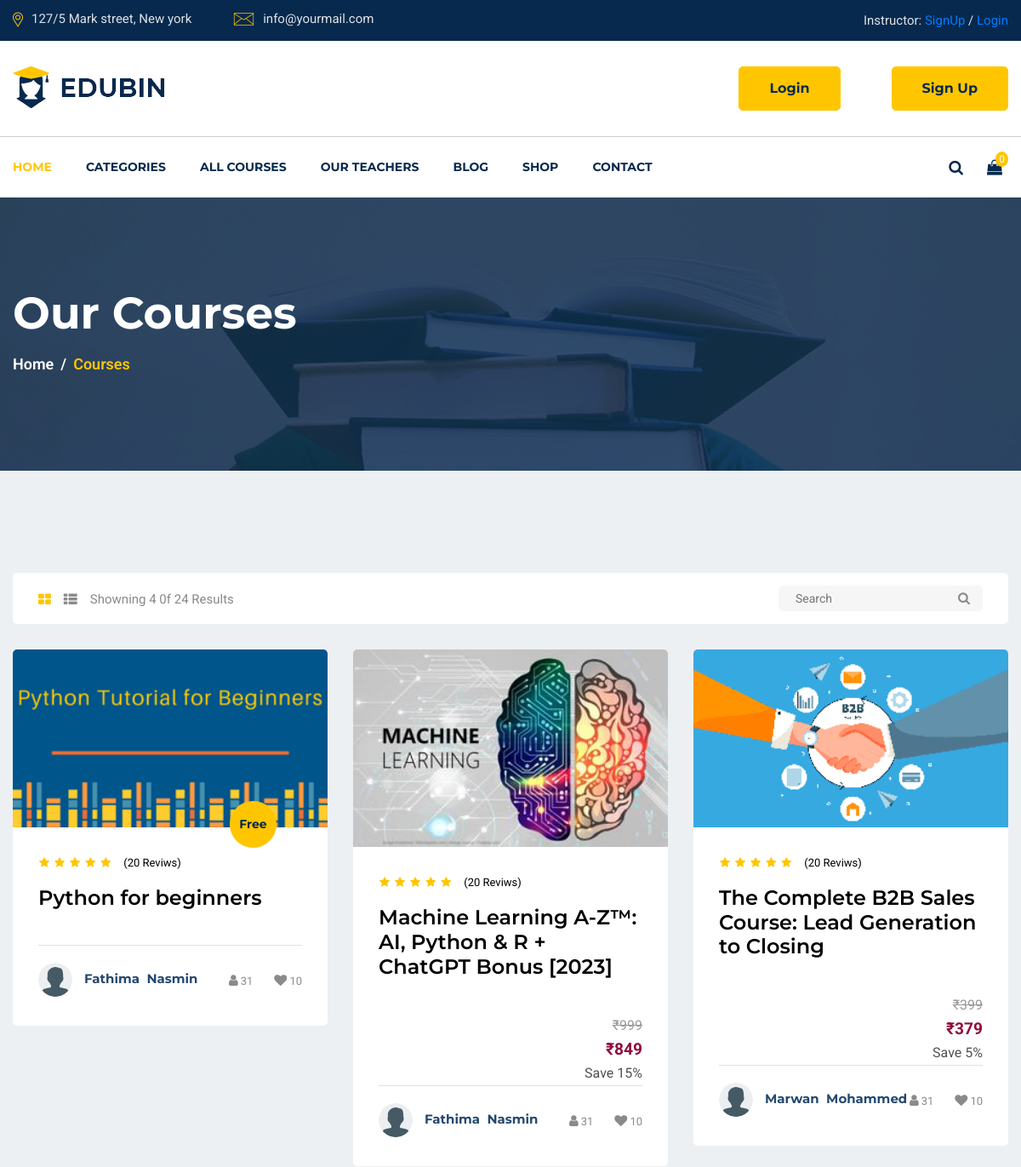
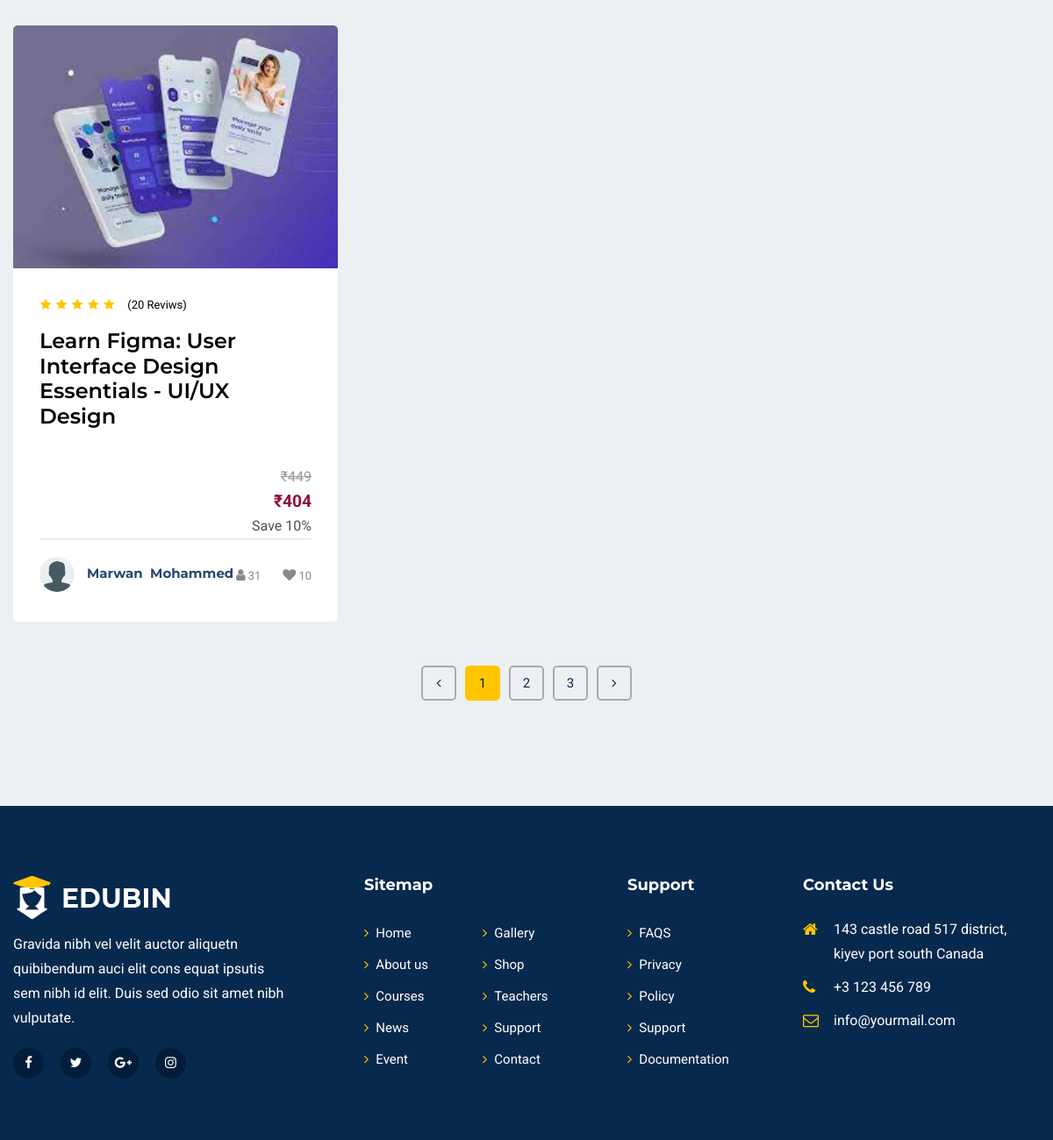
/course-lists/, run on the app's committed database (2 pictures, top to bottom).
### lms_main/models.py (models this page shows, shortened)
class Course(models.Model):
    STATUS = (
        ('PUBLISH', 'PUBLISH'),
        ('DRAFT', 'DRAFT'),
    )
    title = models.CharField(max_length=300)
    description = models.TextField()
    created_at = models.DateField(auto_now_add=True)
    featured_image = models.ImageField(
        upload_to='course/featured_images/', null=True)
    price = models.IntegerField(null=True, default=0)
    discount = models.IntegerField(null=True, blank=True)
    slug = models.SlugField(unique=True, null=True,
                            blank=True, max_length=300)
    status = models.CharField(choices=STATUS, max_length=100, null=True)
    author = models.ForeignKey(user_model.Instructor, on_delete=models.CASCADE)
    category = models.ForeignKey(
        lms_main_model.Category, on_delete=models.CASCADE)
    level = models.ForeignKey(lms_main_model.Level, on_delete=models.CASCADE)

### user/models.py (models this page shows, shortened)
class Instructor(models.Model):
    instructor = models.OneToOneField(
        User, on_delete=models.CASCADE, primary_key=True)
    profile_image = models.ImageField(
        null=True, blank=True, upload_to="profile_pictures/instructor/")
    about_me = models.TextField(null=True, blank=True)
    designation = models.CharField(null=True, blank=True, max_length=100)
    @property
    def profile_image_url(self):
        if self.profile_image and hasattr(self.profile_image, 'url'):
            return self.profile_image.url
        else:
            return "/static/images/profile/user.png"

class User(AbstractUser):
    username = models.CharField(_("Username"), max_length=150)
    email = models.EmailField(_("email address"), unique=True)
    USERNAME_FIELD = "email"
    REQUIRED_FIELDS = []
    objects = CustomUserManager()

### lms_main/views.py (the view)
# urls.py: path('course-lists/', lms_main_view.course_lists, name='course-lists'),
def course_lists(request):
    categories = models.Category.objects.all()
    all_courses = models.Course.objects.filter(status='PUBLISH').all()
    context = {
        'categories': categories,
        'courses': all_courses,
    }
    return render(request, 'lms_main/course_lists.html', context)

### lms_main/templatetags/course_tags.py (called while the page is built)
@register.simple_tag
def discount_calculation(price, discount):
    if discount is None or discount == 0:
        return price
    sell_price = price
    sell_price = price - (price * discount / 100)
    return math.floor(sell_price)

### lms_main/templates/lms_main/course_lists.html (shortened to what this page needs)
{% extends 'lms_main/base.html' %}
{% load static %}
{% load course_tags %}
{% block navbar %}
{% include 'lms_main/components/navbar.html' %}
{% endblock %}
{% block main %}
<section id="page-banner" class="pt-105 pb-110 bg_cover" data-overlay="8"
    style="background-image: url('{% static 'images/page-banner-2.jpg' %}')">
    <div class="container">
        <div class="row">
            <div class="col-lg-12">
                <div class="page-banner-cont">
                    <h2>Our Courses</h2>
                    <nav aria-label="breadcrumb">
                        <ol class="breadcrumb">
                            <li class="breadcrumb-item"><a href="#">Home</a></li>
                            <li class="breadcrumb-item active" aria-current="page">Courses</li>
                        </ol>
                    </nav>
                </div>
            </div>
        </div>
    </div>
</section>
<section id="courses-part" class="pt-120 pb-120 gray-bg">
    <div class="container">
        <div class="row">
            <div class="col-lg-12">
                <div class="courses-top-search">
                    <ul class="nav float-left" id="myTab" role="tablist">
                        <li class="nav-item">
                            <a class="active" id="courses-grid-tab" data-toggle="tab" href="#courses-grid" role="tab"
                                aria-controls="courses-grid" aria-selected="true"><i class="fa fa-th-large"></i></a>
                        </li>
                        <li class="nav-item">
                            <a id="courses-list-tab" data-toggle="tab" href="#courses-list" role="tab"
                                aria-controls="courses-list" aria-selected="false"><i class="fa fa-th-list"></i></a>
                        </li>
                        <li class="nav-item">Showning 4 0f 24 Results</li>
                    </ul>
                    <div class="courses-search float-right">
                        <form action="{% url 'lms_main:search' %}" method="GET">
                            <input type="text" placeholder="Search" name="query" id="query">
                            <button type="submit"><i class="fa fa-search"></i></button>
                        </form>
                    </div>
                </div>
            </div>
        </div>
        <div class="tab-content" id="myTabContent">
            <div class="tab-pane fade show active" id="courses-grid" role="tabpanel" aria-labelledby="courses-grid-tab">
                <div class="row">
                    {% for course in courses %}
                    <div class="col-lg-4 col-md-6">
                        <div class="singel-course mt-30">
                            <div class="thum">
                                <div class="image">
                                    <img src="{{ course.featured_image.url }}" alt="Course">
                                </div>
                                <div class="price">
                                   {% if course.price == 0 %}
                                    <span>Free</span>
                                    {% endif %}
                                </div>
                            </div>
                            <div class="cont">
                                <ul>
                                    <li><i class="fa fa-star"></i></li>
                                    <li><i class="fa fa-star"></i></li>
                                    <li><i class="fa fa-star"></i></li>
                                    <li><i class="fa fa-star"></i></li>
                                    <li><i class="fa fa-star"></i></li>
                                </ul>
                                <span>(20 Reviws)</span>
                                <a href="{% url 'lms_main:single-course' course.slug %}">
                                    <h4>{{ course.title }}</h4>
                                </a>
                                {% if course.price != 0 %}
                                <div class="discount-container">
                                    <p class="old-price">&#8377;{{ course.price }}</p>
                                    <p class="new-price">&#8377;{% discount_calculation course.price course.discount %}</p>
                                    <p>Save {{course.discount}}%</p>
                                </div>
                                {% endif %}
                                <div class="course-teacher">
                                    <div class="thum">
                                        <a href="#"><img src="{{ course.author.profile_image_url }}" alt="Instructor" class="rounded-circle">
                                    </a>
                                    </div>
                                    <div class="name">
                                        <a href="#">
                                            <h6>{{ course.author.instructor.first_name }}&nbsp; {{ course.author.instructor.last_name }}</h6>
                                        </a>
                                    </div>
                                    <div class="admin">
                                        <ul>
                                            <li><a href="#"><i class="fa fa-user"></i><span>31</span></a></li>
                                            <li><a href="#"><i class="fa fa-heart"></i><span>10</span></a></li>
                                        </ul>
                                    </div>
                                </div>
                            </div>
                        </div>
                    </div>
                    {% endfor %}
                </div>
            </div>
        </div>
        <div class="row">
            <div class="col-lg-12">
                <nav class="courses-pagination mt-50">
                    <ul class="pagination justify-content-center">
                        <li class="page-item">
                            <a href="#" aria-label="Previous">
                                <i class="fa fa-angle-left"></i>
                            </a>
                        </li>
                        <li class="page-item"><a class="active" href="#">1</a></li>
                        <li class="page-item"><a href="#">2</a></li>
                        <li class="page-item"><a href="#">3</a></li>
                        <li class="page-item">
                            <a href="#" aria-label="Next">
                                <i class="fa fa-angle-right"></i>
                            </a>
                        </li>
                    </ul>
                </nav>
            </div>
        </div>
    </div>
</section>
{% include 'lms_main/components/footer.html' %}
{% endblock %}

### static/css/default.css (style rules this page uses)
.mt-30 { margin-top: 30px; }
.mt-50 { margin-top: 50px; }
.pt-105 { padding-top: 105px; }
.pt-120 { padding-top: 120px; }
.pb-110 { padding-bottom: 110px; }
.pb-120 { padding-bottom: 120px; }
.gray-bg { background: #edf0f2; }
[data-overlay] { position: relative; }
[data-overlay]::before { background: #07294d none repeat scroll 0 0; content: ""; height: 100%; left: 0; position: absolute; top: 0; width: 100%; z-index: 1; }
[data-overlay="8"]::before { opacity: 0.8; }

### data on the page
Course: featured_image (picture), price "Free", title "Python for beginners", author.instructor.first_name "Fathima", author.instructor.last_name "Nasmin"
Course: featured_image (picture), title "Machine Learning A-Z™: AI, Python & R + ChatGPT Bonus [2023]", price "999", price+discount "849", discount "15", author.instructor.first_name "Fathima", author.instructor.last_name "Nasmin"
Course: featured_image (picture), title "The Complete B2B Sales Course: Lead Generation to Closing", price "399", price+discount "379", discount "5", author.instructor.first_name "Marwan", author.instructor.last_name "Mohammed"
Course: featured_image (picture), title "Learn Figma: User Interface Design Essentials - UI/UX Design", price "449", price+discount "404", discount "10", author.instructor.first_name "Marwan", author.instructor.last_name "Mohammed"
